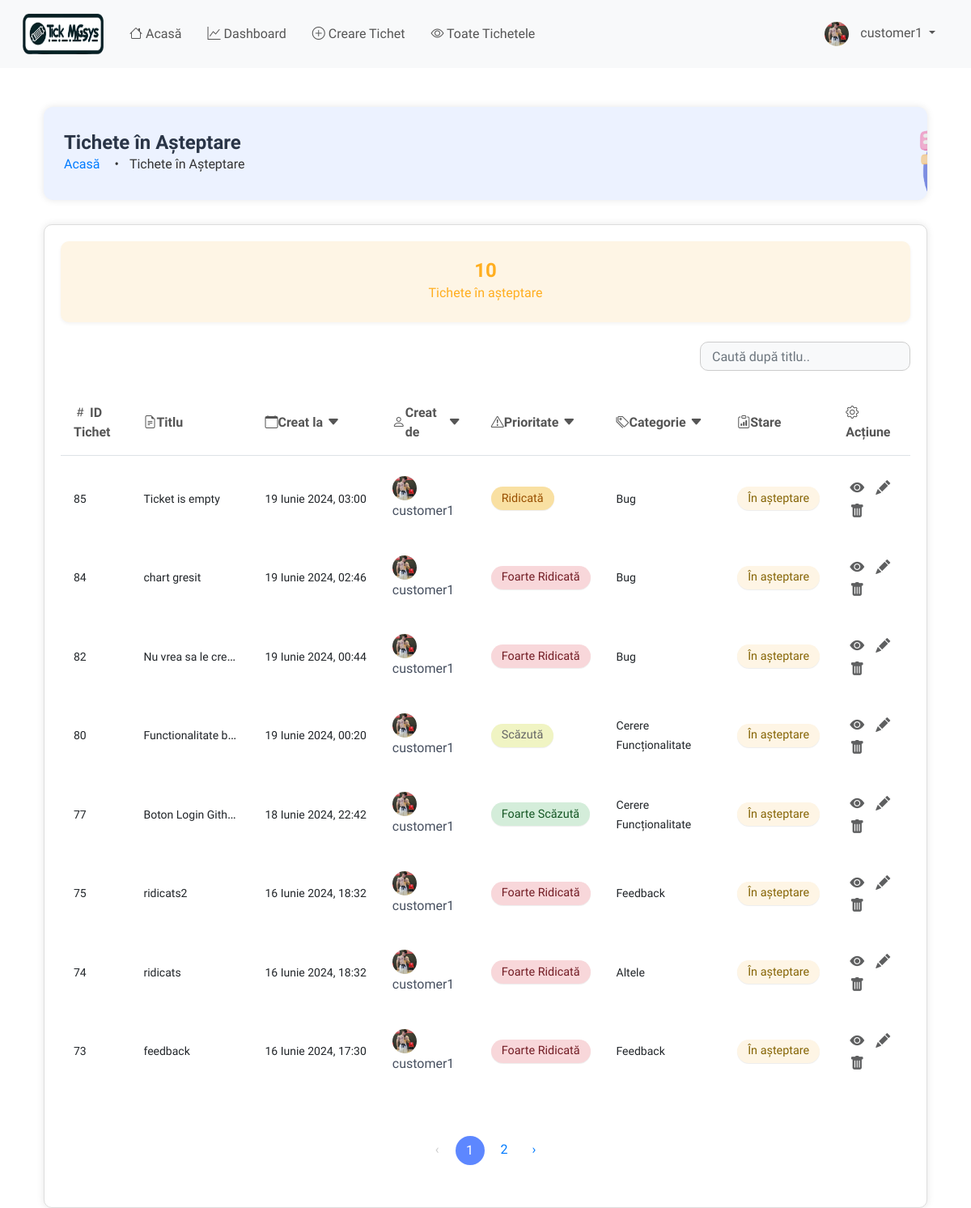
The page /ticket/ticket-queue/ (signed in) on the database as committed earlier.
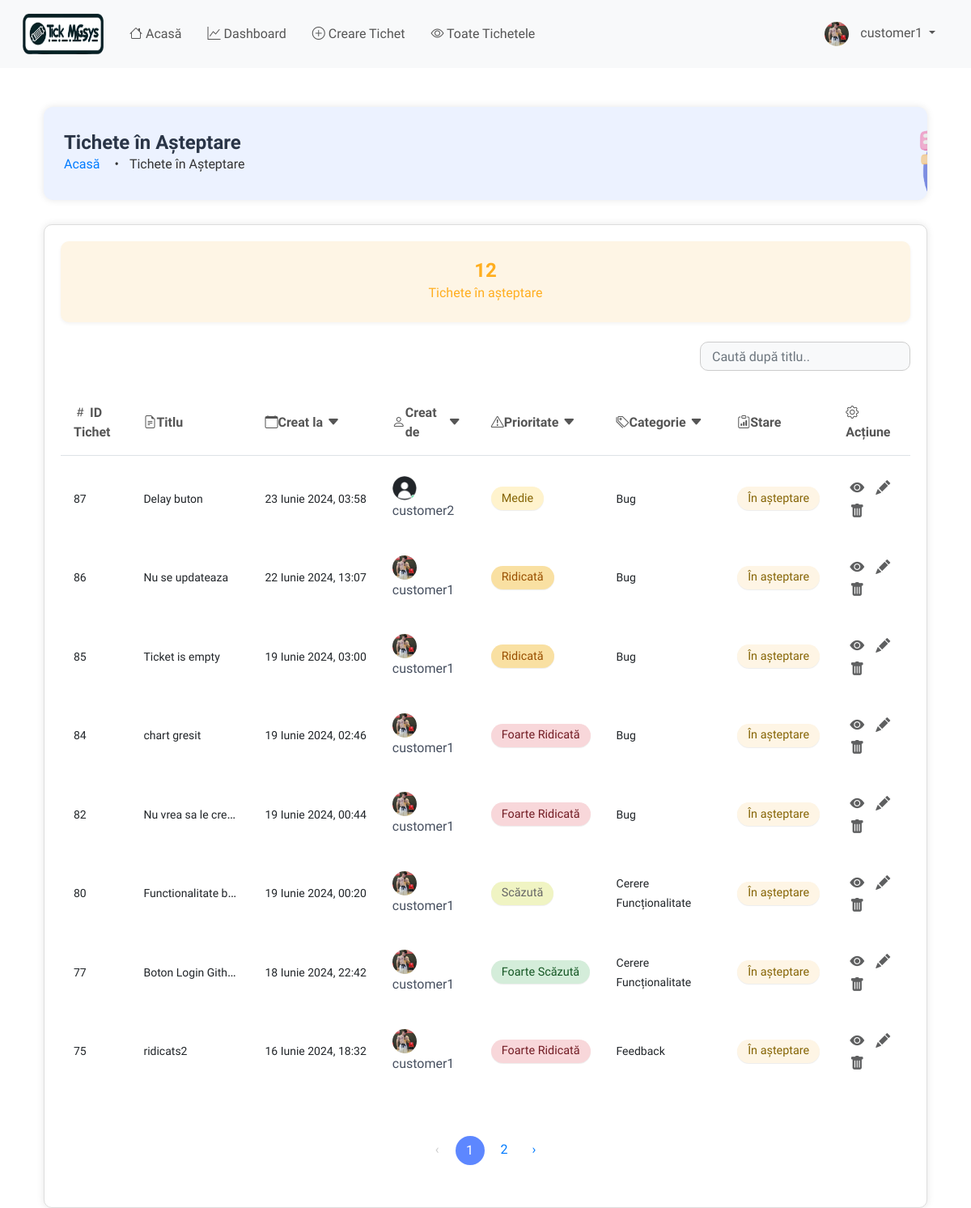
The same page on the database as committed later.
### ticket/models.py (models this page shows, shortened)
class Ticket(models.Model):
    PRIORITY_CHOICES = (
        ('Very Low', 'Foarte Scăzut'),
        ('Low', 'Scăzut'),
        ('Medium', 'Mediu'),
        ('High', 'Ridicat'),
        ('Very High', 'Foarte Ridicat'),
    )
    CATEGORY_CHOICES = (
        ('Bug', 'Bug'),
        ('Feature Request', 'Cerere Funcționalitate'),
        ('Customer Support', 'Suport Client'),
        ('Sales', 'Vânzări'),
        ('Feedback', 'Feedback'),
        ('Other', 'Altele'),
    )
    STATUS_CHOICES = (
        ('Active', 'Activ'),
        ('Completed', 'Completat'),
        ('Pending', 'În așteptare'),
    )
    id = models.AutoField(primary_key=True)
    title = models.CharField(max_length=100, validators=[MaxLengthValidator(100)], unique=True)
    description = models.TextField()
    priority = models.CharField(max_length=9, choices=PRIORITY_CHOICES, default='Low')
    category = models.CharField(max_length=20, choices=CATEGORY_CHOICES, default='Other')
    created_by = models.ForeignKey(User, on_delete=models.CASCADE, related_name='tickets_created', editable=False)
    date_created = models.DateTimeField(auto_now_add=True)
    assigned_to = models.ForeignKey(User, on_delete=models.DO_NOTHING, null=True, blank=True,
                                    related_name='tickets_assigned')
    is_resolved = models.BooleanField(default=False)
    accepted_date = models.DateTimeField(null=True, blank=True)
    closed_date = models.DateTimeField(null=True, blank=True)
    ticket_status = models.CharField(max_length=20, choices=STATUS_CHOICES, default='Pending')
    updated_at = models.DateTimeField(auto_now=True)
    class Meta:
        verbose_name = "Ticket"
        verbose_name_plural = "Tickets"
        ordering = ['-date_created']
        unique_together = ('title', 'created_by')
        indexes = [
            models.Index(fields=['priority']),
            models.Index(fields=['category']),
            models.Index(fields=['ticket_status']),
            models.Index(fields=['date_created']),
            models.Index(fields=['updated_at']),
        ]

### users/models.py (models this page shows, shortened)
class User(AbstractUser):
    is_customer = models.BooleanField(default=False)
    is_engineer = models.BooleanField(default=False)
    is_admin = models.BooleanField(default=False)  # New field for admin users
    profile_image = models.ImageField(upload_to='profile_images/', default='profile_images/default.png')

### ticket/views.py (the view)
# urls.py: path('ticket-queue/', views.ticket_queue, name='ticket-queue'),
@login_required
def ticket_queue(request):
    date = request.GET.get('date')
    created_by = request.GET.get('created_by')
    priority = request.GET.get('priority')
    category = request.GET.get('category')
    status = request.GET.get('status')
    search_query = request.GET.get('search', '')
    tickets = Ticket.objects.filter(ticket_status='Pending')
    if date:
        tickets = tickets.filter(date_created=date)
    if created_by:
        tickets = tickets.filter(created_by__username__icontains=created_by)
    if priority:
        tickets = tickets.filter(priority=priority)
    if category:
        tickets = tickets.filter(category=category)
    if status:
        tickets = tickets.filter(ticket_status=status)
    if search_query:
        tickets = tickets.filter(Q(title__icontains=search_query) | Q(id__icontains=search_query))
    pending_tickets_count = tickets.count()
    engineers = User.objects.filter(is_engineer=True)  # Fetch all users who are engineers
    paginator = Paginator(tickets, 8)  # Show 8 tickets per page
    page = request.GET.get('page')
    try:
        tickets = paginator.page(page)
    except PageNotAnInteger:
        tickets = paginator.page(1)
    except EmptyPage:
        tickets = paginator.page(paginator.num_pages)
    is_admin = request.user.is_superuser or request.user.is_admin
    context = {
        'tickets': tickets,
        'pending_tickets': pending_tickets_count,
        'page': page,
        'engineers': engineers,  # Add engineers to context
        'is_admin': is_admin,  # Add admin status to context
    }
    return render(request, 'ticket/ticket_queue.html', context)

### templates/ticket/ticket_queue.html (shortened to what the changed rows need)
{% extends 'base.html' %}
{% load static %}
{% block content %}
    <div class="container mt-5">
        <div class="header-box">
            <div class="header-content">
                <h1 class="header-title">Tichete în Așteptare</h1>
            </div>
        </div>
        <div class="content-box">
            <div class="row">
                <div class="col-md-12 mb-4">
                    <div class="card text-center bg-pending-tickets ticket-card"
                         onclick="window.location.href='?status=Pending'">
                        <div class="card-body ticket-card-body">
                            <p class="card-number ticket-card-number mb-0">{{ pending_tickets }}</p>
                            <h5 class="card-title ticket-card-title mt-0">Tichete în așteptare</h5>
                        </div>
                    </div>
                </div>
            </div>
            <form method="get" action="{% url 'ticket-queue' %}">
                <div class="table-responsive">
                    <table class="table table-hover" id="ticketTable">
                        <thead class="thead-light">
                        <tr>
                            <th scope="col"><i class="bi bi-hash"></i> ID Tichet</th>
                            <th scope="col">
                                <div class="filter-header">
                                    <i class="bi bi-file-earmark-text"></i> Titlu
                                </div>
                            </th>
                            <th scope="col">
                                <div class="filter-header">
                                    <i class="bi bi-calendar"></i> Creat la
                                    <div class="dropdown">
                                        <i class="bi bi-caret-down-fill filter-arrow" id="dropdownDate"
                                           data-bs-toggle="dropdown" aria-expanded="false"></i>
                                    </div>
                                </div>
                            </th>
                            <th scope="col">
                                <div class="filter-header">
                                    <i class="bi bi-person"></i> Creat de
                                    <div class="dropdown">
                                        <i class="bi bi-caret-down-fill filter-arrow" id="dropdownCreatedBy"
                                           data-bs-toggle="dropdown" aria-expanded="false"></i>
                                    </div>
                                </div>
                            </th>
                            <th scope="col">
                                <div class="filter-header">
                                    <i class="bi bi-exclamation-triangle"></i> Prioritate
                                    <div class="dropdown">
                                        <i class="bi bi-caret-down-fill filter-arrow" id="dropdownPriority"
                                           data-bs-toggle="dropdown" aria-expanded="false"></i>
                                    </div>
                                </div>
                            </th>
                            <th scope="col">
                                <div class="filter-header">
                                    <i class="bi bi-tags"></i> Categorie
                                    <div class="dropdown">
                                        <i class="bi bi-caret-down-fill filter-arrow" id="dropdownCategory"
                                           data-bs-toggle="dropdown" aria-expanded="false"></i>
                                    </div>
                                </div>
                            </th>
                            <th scope="col">
                                <div class="filter-header">
                                    <i class="bi bi-clipboard-data"></i> Stare
                                </div>
                            </th>
                            <th scope="col">
                                <div id="actionIcon" class="action-icon">
                                    <i class="bi bi-gear"></i> Acțiune
                                </div>
                            </th>
                        </tr>
                        </thead>
                        <tbody>
                        {% for ticket in tickets %}
                            <tr class="ticket-row" data-status="{{ ticket.ticket_status|lower }}">
                                <td><small>{{ ticket.id }}</small></td>
                                <td class="truncate"><small>{{ ticket.title }}</small></td>
                                <td class="truncate-date"><small>{{ ticket.date_created }}</small></td>
                                <td>
                                    {% if ticket.created_by %}
                                        <img src="{{ ticket.created_by.profile_image.url }}"
                                             alt="Profile Image of {{ ticket.created_by.username }}"
                                             class="profile-image">
                                        <span class="assigned-username">{{ ticket.created_by.username }}</span>
                                    {% else %}
                                        <small>Necunoscut</small>
                                    {% endif %}
                                </td>
                                <td>
                                    {% if ticket.priority == 'Very Low' %}
                                        <span class="badge badge-very-low">Foarte Scăzută</span>
                                    {% elif ticket.priority == 'Low' %}
                                        <span class="badge badge-low">Scăzută</span>
                                    {% elif ticket.priority == 'Medium' %}
                                        <span class="badge badge-medium">Medie</span>
                                    {% elif ticket.priority == 'High' %}
                                        <span class="badge badge-high">Ridicată</span>
                                    {% elif ticket.priority == 'Very High' %}
                                        <span class="badge badge-very-high">Foarte Ridicată</span>
                                    {% endif %}
                                </td>
                                <td><small>{{ ticket.get_category_display }}</small></td>
                                <td>
                                    {% if ticket.ticket_status == 'Pending' %}
                                        <span class="badge badge-pending">În așteptare</span>
                                    {% endif %}
                                </td>
                                <td>
                                    <a href="{% url 'ticket-details' ticket.pk %}" class="btn btn-view btn-sm"
                                       title="Detalii">
                                        <i class="bi bi-eye-fill"></i>
                                    </a>
                                    {% if ticket.ticket_status == 'Closed' %}
                                        <span class="btn btn-edit btn-sm disabled" title="Editează">
                <i class="bi bi-pencil-fill text-muted"></i>
              </span>
                                    {% else %}
                                        <a href="{% url 'update-ticket' ticket.pk %}" class="btn btn-edit btn-sm"
                                           title="Editează">
                                            <i class="bi bi-pencil-fill"></i>
                                        </a>
                                    {% endif %}
                                    <a href="#" class="btn btn-delete btn-sm" data-bs-toggle="modal"
                                       data-bs-target="#deleteModal" data-ticket-id="{{ ticket.pk }}" title="Șterge">
                                        <i class="bi bi-trash-fill"></i>
                                    </a>
                                </td>
                            </tr>
                        {% endfor %}
                        </tbody>
                    </table>
                </div>
            </form>
            <div class="pagination-container">
                <nav aria-label="Navigare pagină exemplu">
                    <ul class="pagination">
                        {% for num in tickets.paginator.page_range %}
                            {% if num > tickets.number|add:'-4' and num < tickets.number|add:'4' %}
                                {% if tickets.number == num %}
                                    <li class="page-item active"><a class="page-link" href="#">{{ num }}</a></li>
                                {% else %}
                                    <li class="page-item"><a class="page-link" href="?page=
                                            {{ num }}">{{ num }}</a>
                                    </li>
                                {% endif %}
                            {% endif %}
                        {% endfor %}
                    </ul>
                </nav>
            </div>
        </div>
    </div>
{% endblock content %}

Rows that differ between the two databases and show on the page:
no longer on this page (row unchanged): Ticket: id "74", title "ridicats", date_created "16 Iunie 2024, 18:32", created_by.profile_image (picture), created_by.username "customer1", priority "Foarte Ridicată", category "Altele", ticket_status "În așteptare"
no longer on this page (row unchanged): Ticket: id "73", title "feedback", date_created "16 Iunie 2024, 17:30", created_by.profile_image (picture), created_by.username "customer1", priority "Foarte Ridicată", category "Feedback", ticket_status "În așteptare"
added Ticket: id "87", title "Delay buton", date_created "23 Iunie 2024, 03:58", created_by.profile_image (placeholder picture), created_by.username "customer2", priority "Medie", category "Bug", ticket_status "În așteptare"
added Ticket: id "86", title "Nu se updateaza", date_created "22 Iunie 2024, 13:07", created_by.profile_image (picture), created_by.username "customer1", priority "Ridicată", category "Bug", ticket_status "În așteptare"
Other text that changed with them:
{{ pending_tickets }}: "10" → "12"
